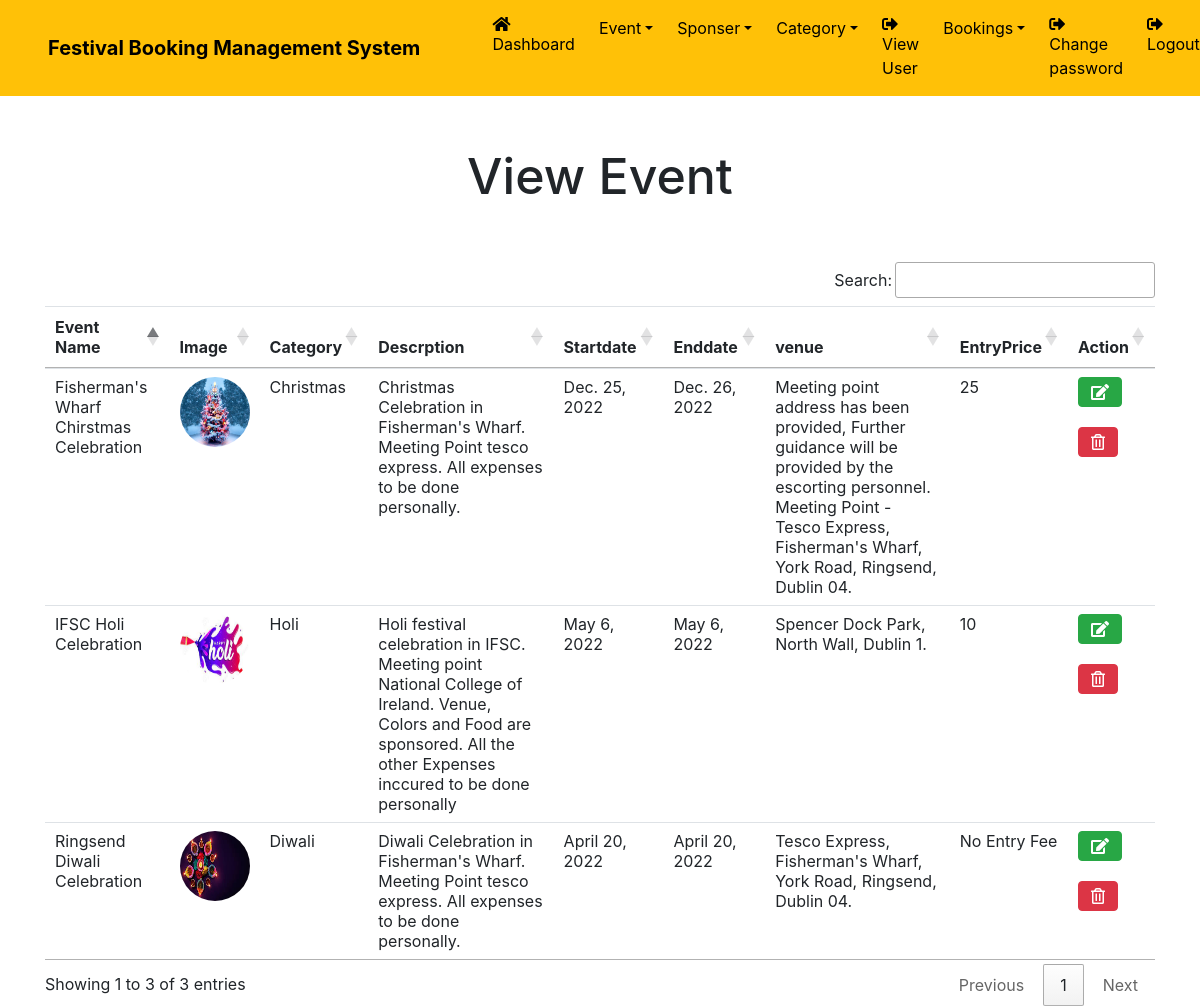
Screenshot of /view_event (signed in) with the database file from the repository.
### EBS2021/models.py (models this page shows, shortened)
class Event(models.Model):
    eventname=models.CharField(max_length=100,null=True)
    image = models.FileField(null=True)
    category=models.CharField(max_length=100,null=True)
    description = models.CharField(max_length=300,null=True)
    startdate=models.DateField(null=True)
    enddate=models.DateField(null=True)
    venue=models.CharField(max_length=300,null=True)
    entryprice=models.CharField(max_length=100,null=True)
    creationdate = models.DateTimeField(default=datetime.now, blank=True)

### EBS2021/views.py (the view)
# urls.py: path('view_event', view_event ,name="view_event"),
def view_event(request):
    if not request.user.is_authenticated:
        return redirect('Login')
    event = Event.objects.all()
    d = {'event':event}
    return render(request ,"view_event.html",d)

### EBS2021/templates/view_event.html (shortened to what this page needs)
{% load static %}
{% block body %}
{% include 'header.html' %}
<link rel = stylesheet href="https://cdn.datatables.net/1.10.20/css/jquery.dataTables.min.css">
<link rel = stylesheet href="https://cdn.datatables.net/buttons/1.6.1/css/buttons.dataTables.min.css">
<div class="container" style="margin-top: 50px;">
<h2 class="text-center" style="font-size: 50px;">View Event</h2>
<br><br>
<table class="table table-hover table-responsive-lg"id="example">
    <thead>
        <tr>
            <th>Event Name</th>
            <th>Image</th>
            <th>Category</th>
            <th>Descrption</th>
            <th>Startdate</th>
            <th>Enddate</th>
            <th>venue</th>
            <th>EntryPrice</th>
            <th>Action</th>
        </tr>
    </thead>
    <tbody>
        {% for i in event %}
        <tr>
            <td>{{i.eventname}}</td>
            <td><img src="{{i.image.url}}" style="width: 70px; height: 70px;border-radius: 50%;"></td>
            <td>{{i.category}}</td>
            <td>{{i.description}}</td>
            <td>{{i.startdate}}</td>
            <td>{{i.enddate}}</td>
            <td>{{i.venue}}</td>
            <td>{{i.entryprice}}</td>
            <td>
                <a href="{% url 'edit_event' i.id %}" class="btn btn-success"> <i class="fas fa-edit"></i></a><br><br>
                <a href="{% url 'delete_event' i.id %}" onclick="return confirm('Are you really want to delete')" class="btn btn-danger"><i class="far fa-trash-alt"></i></a>
            </td>
        </tr>
        {% endfor %}
    </tbody>
</table>
</div>
{% endblock %}

### rows the page displays
Event: eventname "Ringsend Diwali Celebration", image (picture), category "Diwali", description "Diwali Celebration in Fisherman's Wharf. Meeting Point tesco express. All expenses to be done personally.", startdate "April 20, 2022", enddate "April 20, 2022", venue "Tesco Express, Fisherman's Wharf, York Road, Ringsend, Dublin 04.", entryprice "No Entry Fee"
Event: eventname "IFSC Holi Celebration", image (picture), category "Holi", description "Holi festival celebration in IFSC. Meeting point National College of Ireland. Venue, Colors and Food are sponsored. All the other Expenses inccured to be done personally", startdate "May 6, 2022", enddate "May 6, 2022", venue "Spencer Dock Park, North Wall, Dublin 1.", entryprice "10"
Event: eventname "Fisherman's Wharf Chirstmas Celebration", image (picture), category "Christmas", description "Christmas Celebration in Fisherman's Wharf. Meeting Point tesco express. All expenses to be done personally.", startdate "Dec. 25, 2022", enddate "Dec. 26, 2022", venue "Meeting point address has been provided, Further guidance will be provided by the escorting personnel. Meeting Point - Tesco Express, Fisherman's Wharf, York Road, Ringsend, Dublin 04.", entryprice "25"
